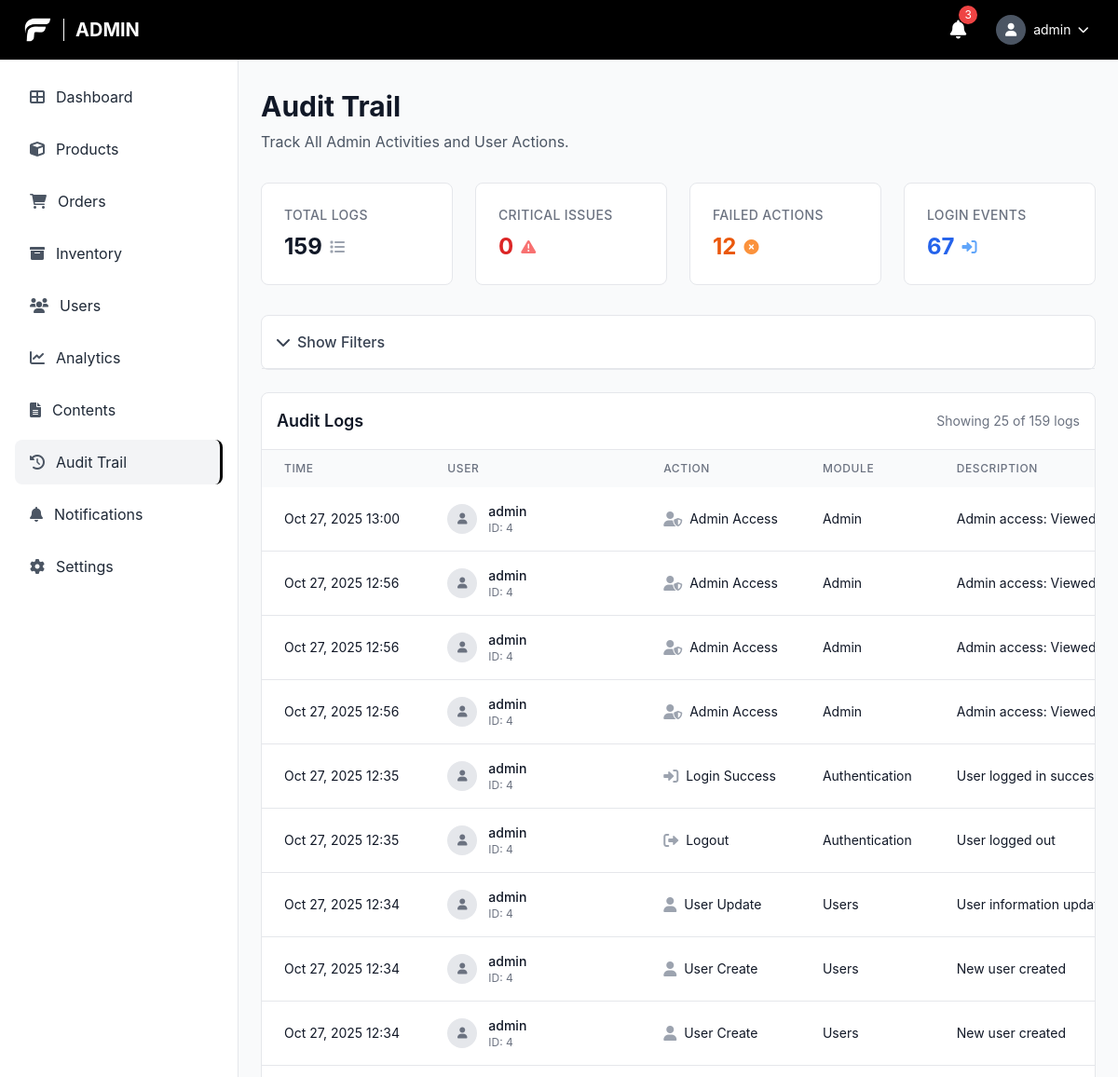
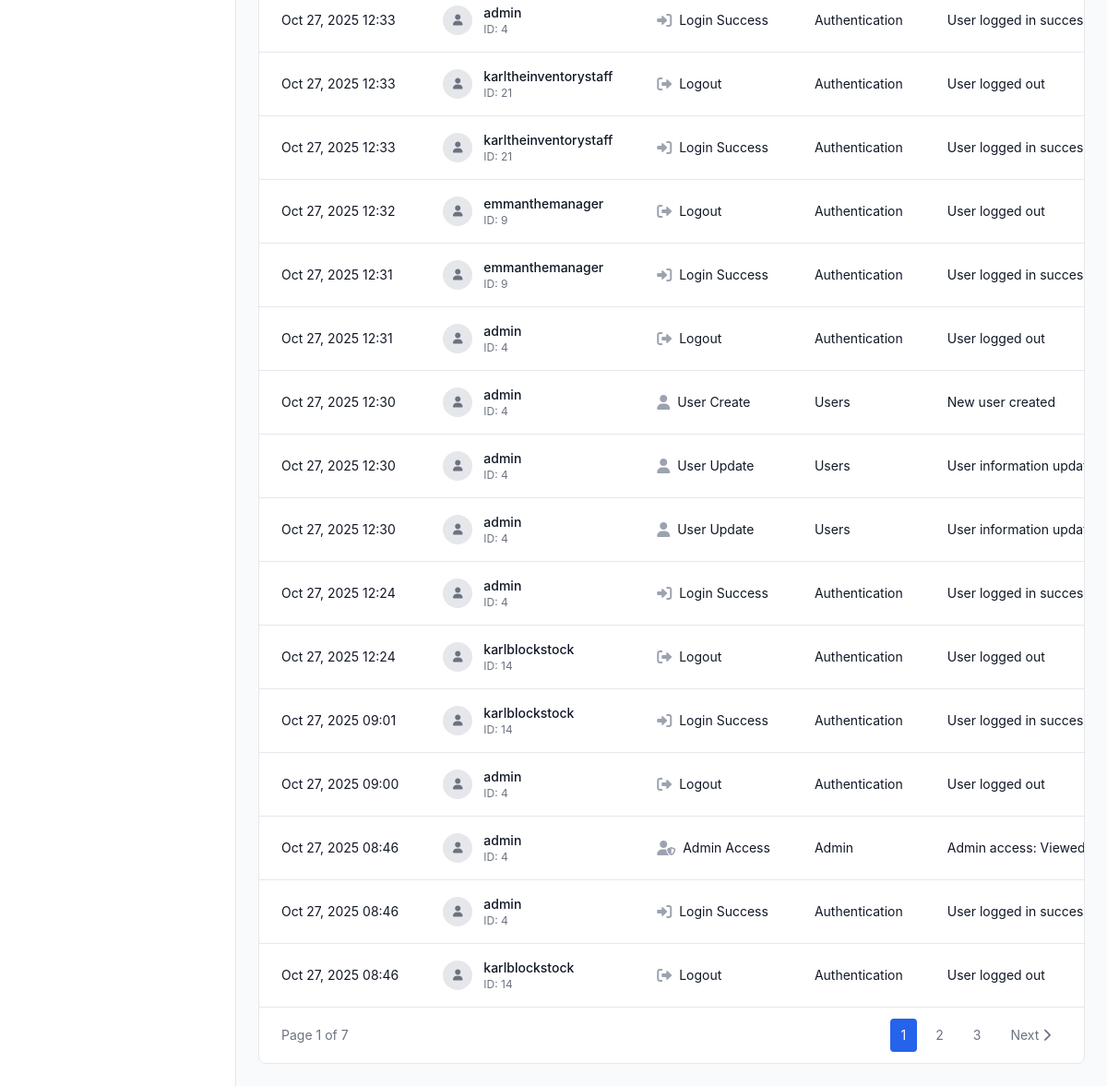
/admin/audit_logs.php (signed in), run on the app's committed database (2 pictures, top to bottom).
### tables this page shows
CREATE TABLE `audit_logs` (
  `audit_id` bigint(20) UNSIGNED NOT NULL,
  `user_id` bigint(20) UNSIGNED DEFAULT NULL COMMENT 'ID of the user who performed the action',
  `username` varchar(100) DEFAULT NULL COMMENT 'Username for quick reference',
  `action_type` enum('login_success','login_failed','logout','password_change','password_reset_request','password_reset_complete','profile_update','user_create','user_update','user_delete','user_status_change','product_create','product_update','product_delete','product_status_change','inventory_adjustment','order_create','order_update','order_status_change','order_cancel','order_refund','payment_process','payment_refund','promo_create','promo_update','promo_delete','promo_status_change','category_create','category_update','category_delete','subcategory_create','subcategory_update','subcategory_delete','shipping_fee_update','system_settings_change','admin_access','data_export','data_import','content_create','content_update','content_delete','content_archive','content_publish','other') NOT NULL COMMENT 'Type of action performed',
  `module` varchar(50) NOT NULL COMMENT 'Module/feature where action occurred (e.g., users, products, orders)',
  `description` text NOT NULL COMMENT 'Detailed description of the action',
  `old_values` longtext DEFAULT NULL COMMENT 'JSON of old values before change',
  `new_values` longtext DEFAULT NULL COMMENT 'JSON of new values after change',
  `ip_address` varchar(45) DEFAULT NULL COMMENT 'IP address of the user',
  `user_agent` text DEFAULT NULL COMMENT 'User agent string',
  `reference_id` bigint(20) UNSIGNED DEFAULT NULL COMMENT 'ID of the record being modified (e.g., product_id, order_id)',
  `reference_type` varchar(50) DEFAULT NULL COMMENT 'Type of reference (e.g., product, order, user)',
  `severity` enum('low','medium','high','critical') NOT NULL DEFAULT 'low' COMMENT 'Severity level of the action',
  `status` enum('success','failed','warning') NOT NULL DEFAULT 'success' COMMENT 'Status of the action',
  `created_at` timestamp NOT NULL DEFAULT current_timestamp()
);

### admin/audit_logs.php (the view, shortened to what the rows shown need)
<?php
require_once '../config/database.php';
require_once '../config/audit_logger.php';
$auditLogger = new AuditLogger();
$auditLogger->logAdminAccess('Viewed audit logs', 'Accessed audit trail page');
$filters = [
    'user_id' => $_GET['user_id'] ?? '',
    'action_type' => $_GET['action_type'] ?? '',
    'module' => $_GET['module'] ?? '',
    'severity' => $_GET['severity'] ?? '',
    'date_from' => $_GET['date_from'] ?? '',
    'date_to' => $_GET['date_to'] ?? '',
    'search' => $_GET['search'] ?? ''
];
$filters = array_filter($filters, function($value) {
    return $value !== '';
});
$page = max(1, (int)($_GET['page'] ?? 1));
$limit = 25;
$offset = ($page - 1) * $limit;
$logs = $auditLogger->getLogs($filters, $limit, $offset);
function getActionTypeIcon($actionType) {
    if (strpos($actionType, 'login') !== false) return 'fas fa-sign-in-alt';
    if (strpos($actionType, 'logout') !== false) return 'fas fa-sign-out-alt';
    if (strpos($actionType, 'user') !== false) return 'fas fa-user';
    if (strpos($actionType, 'admin') !== false) return 'fas fa-user-shield';
    return 'fas fa-circle';
}
?>
<!DOCTYPE html>
<html lang="en">
<head>
    <script src="https://cdn.tailwindcss.com"></script>
    <link href="https://cdnjs.cloudflare.com/ajax/libs/font-awesome/6.0.0/css/all.min.css" rel="stylesheet">
    <link rel="stylesheet" href="../css/style.css">
</head>
<body class="font-body bg-gray-50">
    <header class="bg-black text-white fixed top-0 left-0 right-0 z-50 h-16 flex items-center justify-between px-6">
        <div class="flex items-center space-x-3">
            <h1 class="text-xl font-bold uppercase">Admin</h1>
        </div>
    </header>
    <main class="ml-64 pt-16 pb-6 px-6 pt-24">
        <div class="mb-8">
            <h1 class="text-3xl font-bold text-gray-900 mb-2">Audit Trail</h1>
        </div>
        <div class="bg-white rounded-lg border border-gray-200 overflow-hidden">
            <?php if (empty($logs)): ?>
                <div class="text-center py-12">
                    <i class="fas fa-history text-4xl text-gray-300 mb-4"></i>
                    <p class="text-gray-500 text-lg">No audit logs found</p>
                    <p class="text-gray-400 text-sm">Try adjusting your filters or check back later</p>
                </div>
            <?php else: ?>
                <div class="overflow-x-auto">
                    <table class="w-full">
                        <thead class="bg-gray-50">
                            <tr>
                                <th class="px-6 py-3 text-left text-xs font-medium text-gray-500 uppercase tracking-wider">Time</th>
                                <th class="px-6 py-3 text-left text-xs font-medium text-gray-500 uppercase tracking-wider">User</th>
                                <th class="px-6 py-3 text-left text-xs font-medium text-gray-500 uppercase tracking-wider">Action</th>
                                <th class="px-6 py-3 text-left text-xs font-medium text-gray-500 uppercase tracking-wider">Module</th>
                                <th class="px-6 py-3 text-left text-xs font-medium text-gray-500 uppercase tracking-wider">Description</th>
                            </tr>
                        </thead>
                        <tbody class="bg-white divide-y divide-gray-200">
                            <?php foreach ($logs as $log): ?>
                                <tr class="log-row">
                                    <td class="px-6 py-4 whitespace-nowrap text-sm text-gray-900">
                                        <?php echo date('M j, Y H:i', strtotime($log['created_at'])); ?>
                                    </td>
                                    <td class="px-6 py-4 whitespace-nowrap">
                                        <div class="flex items-center">
                                            <div class="w-8 h-8 bg-gray-200 rounded-full flex items-center justify-center mr-3">
                                                <i class="fas fa-user text-gray-500 text-xs"></i>
                                            </div>
                                            <div>
                                                <div class="text-sm font-medium text-gray-900">
                                                    <?php echo htmlspecialchars($log['username'] ?: 'System'); ?>
                                                </div>
                                                <div class="text-xs text-gray-500">
                                                    ID: <?php echo $log['user_id'] ?: 'N/A'; ?>
                                                </div>
                                            </div>
                                        </div>
                                    </td>
                                    <td class="px-6 py-4 whitespace-nowrap">
                                        <div class="flex items-center">
                                            <i class="<?php echo getActionTypeIcon($log['action_type']); ?> text-gray-400 mr-2"></i>
                                            <span class="text-sm text-gray-900">
                                                <?php echo ucwords(str_replace('_', ' ', $log['action_type'])); ?>
                                            </span>
                                        </div>
                                    </td>
                                    <td class="px-6 py-4 whitespace-nowrap text-sm text-gray-900">
                                        <?php echo ucwords(str_replace('_', ' ', $log['module'])); ?>
                                    </td>
                                    <td class="px-6 py-4 text-sm text-gray-900 max-w-xs truncate">
                                        <?php echo htmlspecialchars($log['description']); ?>
                                    </td>
                                </tr>
                            <?php endforeach; ?>
                        </tbody>
                    </table>
                </div>
            <?php endif; ?>
        </div>
    </main>
</body>
</html>

### data on the page
audit_logs: created_at "Oct 27, 2025 13:00", username "admin", user "4", action_type "Admin Access", module "Admin", description "Admin access: Viewed audit logs - Acc…"
audit_logs: created_at "Oct 27, 2025 12:56", username "admin", user "4", action_type "Admin Access", module "Admin", description "Admin access: Viewed audit logs - Acc…"
audit_logs: created_at "Oct 27, 2025 12:56", username "admin", user "4", action_type "Admin Access", module "Admin", description "Admin access: Viewed audit logs - Acc…"
audit_logs: created_at "Oct 27, 2025 12:56", username "admin", user "4", action_type "Admin Access", module "Admin", description "Admin access: Viewed audit logs - Acc…"
audit_logs: created_at "Oct 27, 2025 12:35", username "admin", user "4", action_type "Login Success", module "Authentication", description "User logged in…"
audit_logs: created_at "Oct 27, 2025 12:35", username "admin", user "4", action_type "Logout", module "Authentication", description "User logged out"
audit_logs: created_at "Oct 27, 2025 12:34", username "admin", user "4", action_type "User Update", module "Users", description "User information…"
audit_logs: created_at "Oct 27, 2025 12:34", username "admin", user "4", action_type "User Create", module "Users", description "New user created"
audit_logs: created_at "Oct 27, 2025 12:34", username "admin", user "4", action_type "User Create", module "Users", description "New user created"
audit_logs: created_at "Oct 27, 2025 12:33", username "admin", user "4", action_type "Login Success", module "Authentication", description "User logged in…"
audit_logs: created_at "Oct 27, 2025 12:33", username "karltheinventorystaff", user "21", action_type "Logout", module "Authentication", description "User logged out"
audit_logs: created_at "Oct 27, 2025 12:33", username "karltheinventorystaff", user "21", action_type "Login Success", module "Authentication", description "User logged in…"
audit_logs: created_at "Oct 27, 2025 12:32", username "emmanthemanager", user "9", action_type "Logout", module "Authentication", description "User logged out"
audit_logs: created_at "Oct 27, 2025 12:31", username "emmanthemanager", user "9", action_type "Login Success", module "Authentication", description "User logged in…"
audit_logs: created_at "Oct 27, 2025 12:31", username "admin", user "4", action_type "Logout", module "Authentication", description "User logged out"
audit_logs: created_at "Oct 27, 2025 12:30", username "admin", user "4", action_type "User Create", module "Users", description "New user created"
audit_logs: created_at "Oct 27, 2025 12:30", username "admin", user "4", action_type "User Update", module "Users", description "User information…"
audit_logs: created_at "Oct 27, 2025 12:30", username "admin", user "4", action_type "User Update", module "Users", description "User information…"
audit_logs: created_at "Oct 27, 2025 12:24", username "admin", user "4", action_type "Login Success", module "Authentication", description "User logged in…"
audit_logs: created_at "Oct 27, 2025 12:24", username "karlblockstock", user "14", action_type "Logout", module "Authentication", description "User logged out"
audit_logs: created_at "Oct 27, 2025 09:01", username "karlblockstock", user "14", action_type "Login Success", module "Authentication", description "User logged in…"
audit_logs: created_at "Oct 27, 2025 09:00", username "admin", user "4", action_type "Logout", module "Authentication", description "User logged out"
audit_logs: created_at "Oct 27, 2025 08:46", username "admin", user "4", action_type "Admin Access", module "Admin", description "Admin access: Viewed audit logs - Acc…"
audit_logs: created_at "Oct 27, 2025 08:46", username "admin", user "4", action_type "Login Success", module "Authentication", description "User logged in…"
audit_logs: created_at "Oct 27, 2025 08:46", username "karlblockstock", user "14", action_type "Logout", module "Authentication", description "User logged out"

### other printed values
$_SESSION['username'] "admin"
$item['text'] "Dashboard"
$item['text'] "Products"
$item['text'] "Orders"
$item['text'] "Inventory"
$item['text'] "Users"
$item['text'] "Analytics"
$item['text'] "Contents"
$item['text'] "Audit Trail"
$item['text'] "Notifications"
$item['text'] "Settings"
$stats['total_logs'] "159"
$stats['critical_logs'] "0"
$stats['failed_logs'] "12"
$stats['login_logs'] "67"
